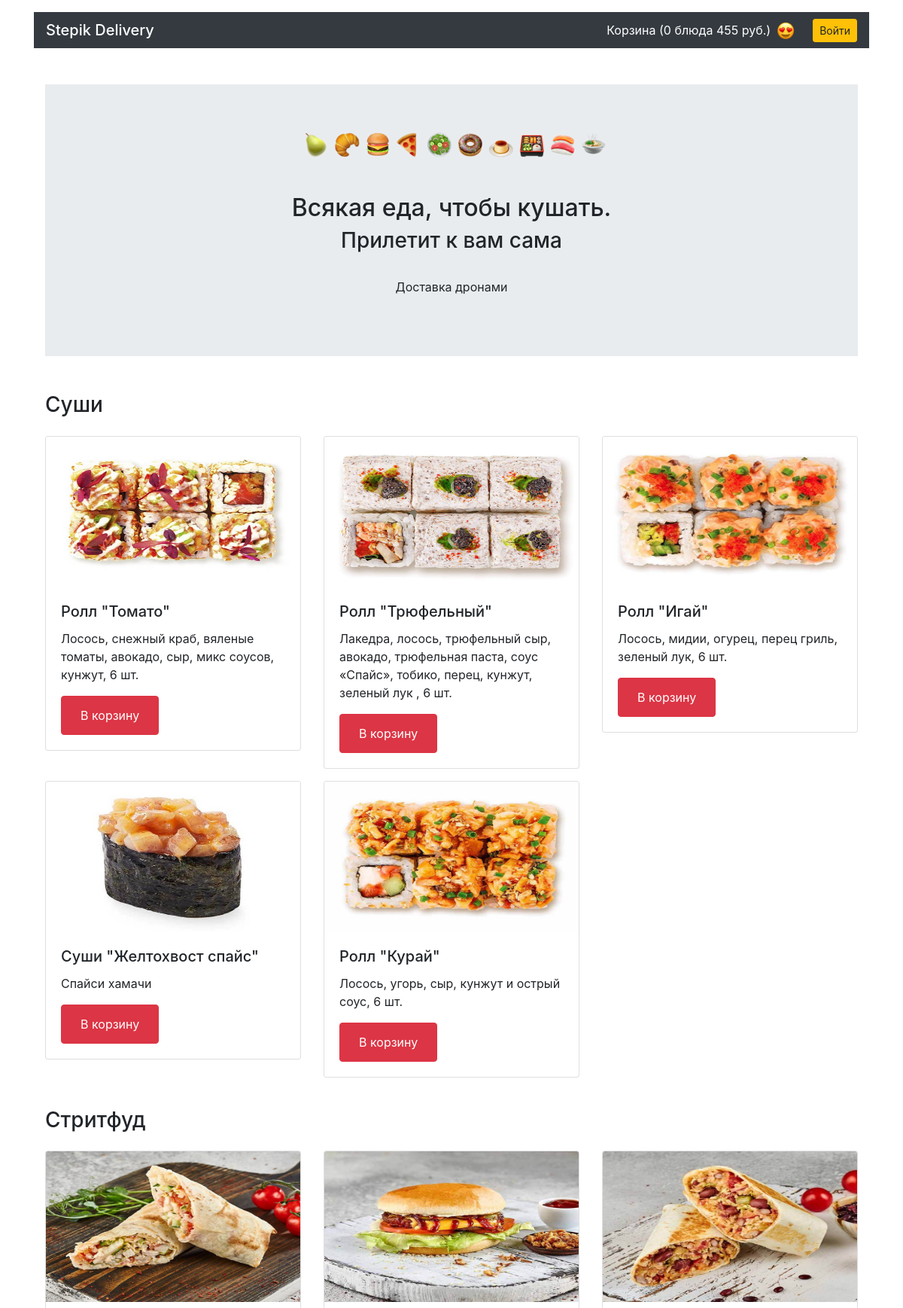
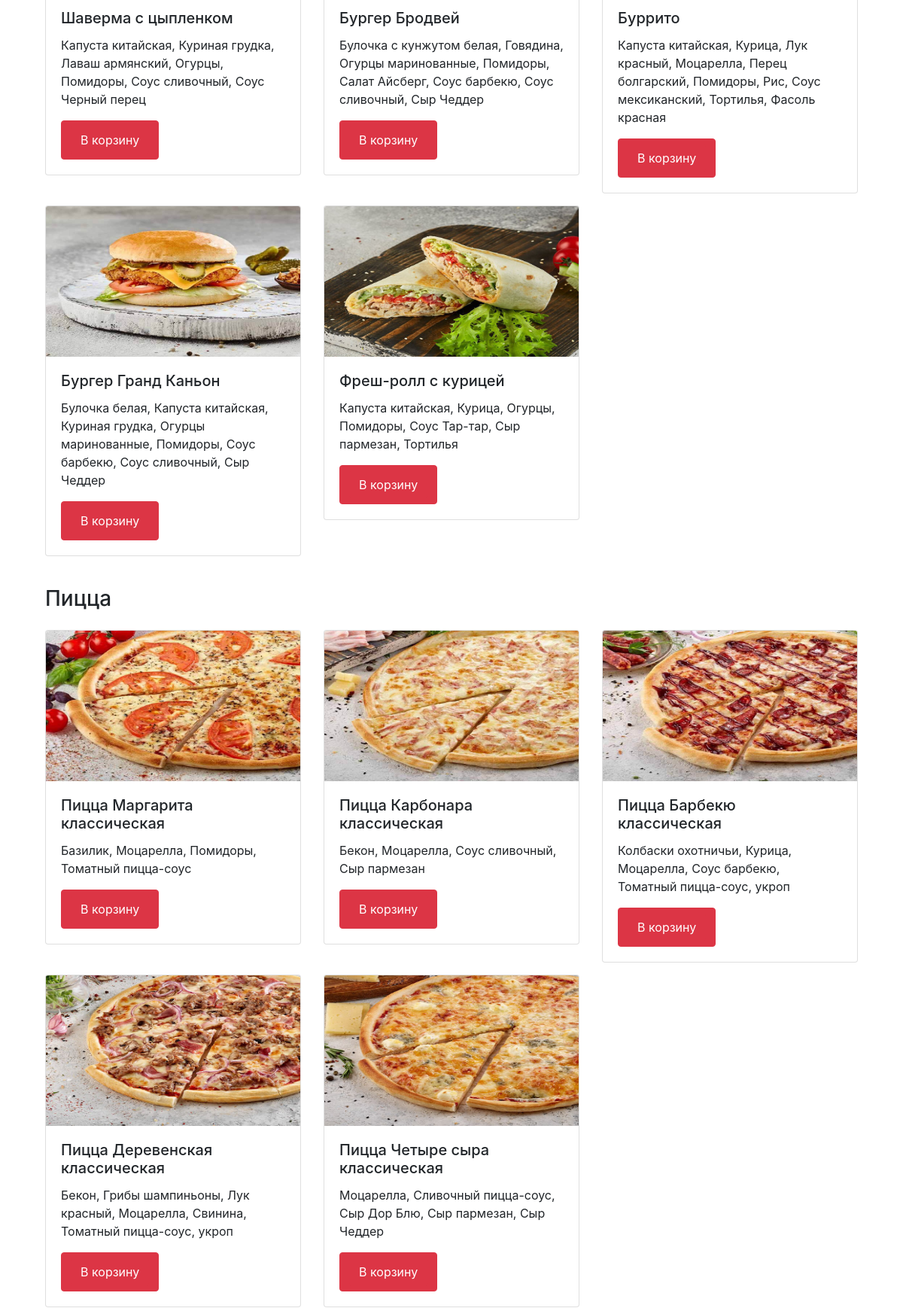
The page / (upper part) on the database its author committed (2 pictures, top to bottom).
### app.py (models this page shows)
class Category(db.Model):
    __tablename__ = 'category'
    id = db.Column(db.Integer, primary_key=True)
    title = db.Column(db.String)

class Meal(db.Model):
    __tablename__ = 'meal'
    id = db.Column(db.Integer, primary_key=True)
    title = db.Column(db.String)
    price = db.Column(db.Float)
    description = db.Column(db.String)
    picture = db.Column(db.String)
    category = db.Column(db.Integer, db.ForeignKey('category.id'))

### app.py (the view, shortened to what this page needs)
@app.route('/', methods=["GET", "POST"])
def render_main():
    if request.method == 'GET':
        if 'cart' in session:
            cart = json.loads(session['cart'])
        else:
            cart = {}
        if 'user_id' in session:
            user_id = session['user_id']
        else:
            user_id = False
        output = render_template('main.html',
                                 meals=db.session.query(Meal),
                                 categories=db.session.query(Category),
                                 cart=cart,
                                 user_id=user_id)
        return output

### templates/main.html (shortened to what this page needs)
{% extends 'base.html' %}
{% block container %}
<main class="container mt-3">
  {% include 'subtitle.html' %}
    {% for category in categories %}
      <section>
      <h3 class="my-4">{{ category.title }}</h3>
      <div class="row mt-4">
        {% for meal in meals %}
          {% if meal.category == category.id %}
            <div class="col-12 col-md-4">
              <div class="card mb-3">
                <img src="\static\pictures\{{ meal.picture }}" width="300" height="200" class="card-img-top" alt="">
                <div class="card-body">
                  <h4 class="h5 card-title">{{ meal.title }}</h4>
                  <p class="card-text">{{ meal.description }}</p>
                 <form  class="btn btn-danger" method="POST">
                  <input type="submit" class="btn btn-danger" value="В корзину">
                 </form>
                </div>
              </div>
            </div>
          {% endif%}
        {% endfor %}
      </div>
      </section>
    {% endfor %}
</main>
{% endblock %}

### templates/base.html (style rules this page uses)
html { position: relative; min-height: 100%; }
body { margin-bottom: 60px; }

### rows shown on the page
Category: title "Суши"
Meal: picture (picture), title "Ролл \"Томато\"", description "Лосось, снежный краб, вяленые томаты, авокадо, сыр, микс соусов, кунжут, 6 шт."
Meal: picture (picture), title "Ролл \"Трюфельный\"", description "Лакедра, лосось, трюфельный сыр, авокадо, трюфельная паста, соус «Спайс», тобико, перец, кунжут, зеленый лук , 6 шт."
Meal: picture (picture), title "Ролл \"Игай\"", description "Лосось, мидии, огурец, перец гриль, зеленый лук, 6 шт."
Meal: picture (picture), title "Суши \"Желтохвост спайс\"", description "Спайси хамачи"
Meal: picture (picture), title "Ролл \"Курай\"", description "Лосось, угорь, сыр, кунжут и острый соус, 6 шт."
Category: title "Стритфуд"
Meal: picture (picture), title "Шаверма с цыпленком", description "Капуста китайская, Куриная грудка, Лаваш армянский, Огурцы, Помидоры, Соус сливочный, Соус Черный перец"
Meal: picture (picture), title "Бургер Бродвей", description "Булочка с кунжутом белая, Говядина, Огурцы маринованные, Помидоры, Салат Айсберг, Соус барбекю, Соус сливочный, Сыр Чеддер"
Meal: picture (picture), title "Буррито", description "Капуста китайская, Курица, Лук красный, Моцарелла, Перец болгарский, Помидоры, Рис, Соус мексиканский, Тортилья, Фасоль красная"
Meal: picture (picture), title "Бургер Гранд Каньон", description "Булочка белая, Капуста китайская, Куриная грудка, Огурцы маринованные, Помидоры, Соус барбекю, Соус сливочный, Сыр Чеддер"
Meal: picture (picture), title "Фреш-ролл с курицей", description "Капуста китайская, Курица, Огурцы, Помидоры, Соус Тар-тар, Сыр пармезан, Тортилья"
Category: title "Пицца"
Meal: picture (picture), title "Пицца Маргарита классическая", description "Базилик, Моцарелла, Помидоры, Томатный пицца-соус"
Meal: picture (picture), title "Пицца Карбонара классическая", description "Бекон, Моцарелла, Соус сливочный, Сыр пармезан"
Meal: picture (picture), title "Пицца Барбекю классическая", description "Колбаски охотничьи, Курица, Моцарелла, Соус барбекю, Томатный пицца-соус, укроп"
Meal: picture (picture), title "Пицца Деревенская классическая", description "Бекон, Грибы шампиньоны, Лук красный, Моцарелла, Свинина, Томатный пицца-соус, укроп"
Meal: picture (picture), title "Пицца Четыре сыра классическая", description "Моцарелла, Сливочный пицца-соус, Сыр Дор Блю, Сыр пармезан, Сыр Чеддер"

### other values the page prints
{{ cart|length }} "0"
